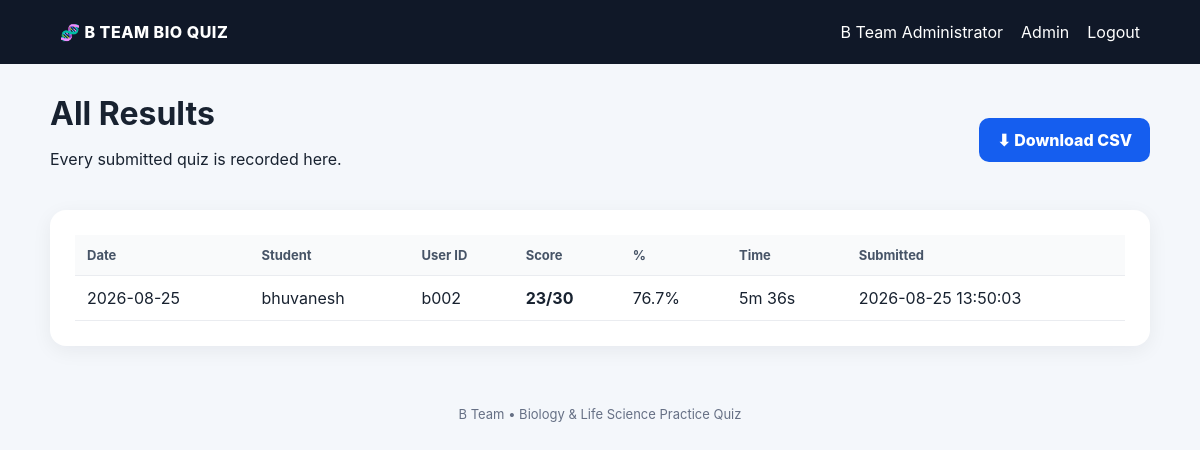
/admin/results (signed in), run on the app's committed database.
### tables this page shows
CREATE TABLE attempts (
        id INTEGER PRIMARY KEY AUTOINCREMENT, user_id INTEGER NOT NULL,
        quiz_date TEXT NOT NULL, score INTEGER NOT NULL, total INTEGER NOT NULL,
        seconds_taken INTEGER DEFAULT 0, submitted_at TEXT NOT NULL DEFAULT CURRENT_TIMESTAMP,
        UNIQUE(user_id, quiz_date), FOREIGN KEY(user_id) REFERENCES users(id) ON DELETE CASCADE
    );

CREATE TABLE users (
        id INTEGER PRIMARY KEY AUTOINCREMENT, user_id TEXT UNIQUE NOT NULL,
        name TEXT NOT NULL, password_hash TEXT NOT NULL,
        role TEXT NOT NULL DEFAULT 'student', active INTEGER NOT NULL DEFAULT 1,
        created_at TEXT NOT NULL DEFAULT CURRENT_TIMESTAMP
    );

### app.py (the view)
@app.route("/admin/results")
@admin_required
def admin_results():
    conn=get_db()
    results=conn.execute("""SELECT a.id,a.user_id,a.quiz_date,u.user_id student_id,u.name,a.score,a.total,a.seconds_taken,a.submitted_at
      FROM attempts a JOIN users u ON u.id=a.user_id ORDER BY a.quiz_date DESC,a.score DESC,a.seconds_taken ASC,u.name""").fetchall()
    conn.close(); return render_template("admin_results.html",results=results)

### app.py (called while the page is built)
def get_db():
    conn = sqlite3.connect(DB_PATH)
    conn.row_factory = sqlite3.Row
    conn.execute("PRAGMA foreign_keys = ON")
    return conn

def admin_required(f):
    @wraps(f)
    def w(*a,**kw):
        if "user_pk" not in session: return redirect(url_for("login"))
        if session.get("role")!="admin":
            flash("Administrator access required.","error"); return redirect(url_for("dashboard"))
        return f(*a,**kw)
    return w

### templates/admin_results.html (shortened to what this page needs)
{% extends "base.html" %}
{% block content %}<div class="hero"><div><h1>All Results</h1><p>Every submitted quiz is recorded here.</p></div><a class="btn primary" href="{{ url_for('export_csv') }}">⬇ Download CSV</a></div>
<div class="card"><div class="table-wrap"><table><thead><tr><th>Date</th><th>Student</th><th>User ID</th><th>Score</th><th>%</th><th>Time</th><th>Submitted</th></tr></thead><tbody>{% for r in results %}<tr><td>{{ r['quiz_date'] }}</td><td>{{ r['name'] }}</td><td>{{ r['student_id'] }}</td><td><b>{{ r['score'] }}/{{ r['total'] }}</b></td><td>{{ "%.1f"|format(r['score']*100/r['total']) }}%</td><td>{{ r['seconds_taken']//60 }}m {{ r['seconds_taken']%60 }}s</td><td>{{ r['submitted_at'] }}</td></tr>{% else %}<tr><td colspan="7">No results.</td></tr>{% endfor %}</tbody></table></div></div>{% endblock %}

### static/style.css (style rules this page uses)
* { box-sizing:border-box }
body { margin:0;font-family:Inter,Arial,sans-serif;background:#f4f7fb;color:#182230 }
.hero,.quiz-head { display:flex;justify-content:space-between;align-items:center;gap:20px;margin-bottom:25px }
.hero h1,.quiz-head h1 { margin:0 0 8px;font-size:32px }
.card { background:#fff;border-radius:16px;padding:25px;margin-bottom:20px;box-shadow:0 5px 20px rgba(16,24,40,.06) }
.btn { display:inline-block;border:0;border-radius:10px;background:#eef2f7;color:#182230;padding:12px 18px;font-weight:800;text-decoration:none;cursor:pointer }
.btn.primary { background:#155eef;color:#fff }
.table-wrap { overflow:auto }
table { width:100%;border-collapse:collapse;min-width:650px }
th,td { text-align:left;padding:12px;border-bottom:1px solid #eaecf0;vertical-align:top }
th { font-size:13px;color:#475467;background:#f9fafb }

### data on the page
attempts: quiz_date "2026-08-25", name "bhuvanesh", student_id "b002", score "23", total "30", r['score']*100/r['total'] "76.7", seconds_taken "5", r['seconds_taken']%60 "36", submitted_at "2026-08-25 13:50:03"

### other printed values
{{ session.get('name') }} "B Team Administrator"
